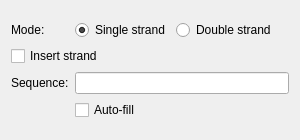
<?xml version="1.0" encoding="UTF-8"?>
<ui version="4.0">
 <class>SEConnectSSDNAEditorGUIClass</class>
 <widget class="QWidget" name="SEConnectSSDNAEditorGUIClass">
  <property name="geometry">
   <rect>
    <x>0</x>
    <y>0</y>
    <width>300</width>
    <height>140</height>
   </rect>
  </property>
  <property name="minimumSize">
   <size>
    <width>300</width>
    <height>140</height>
   </size>
  </property>
  <property name="windowTitle">
   <string/>
  </property>
  <layout class="QVBoxLayout" name="verticalLayout">
   <item>
    <layout class="QGridLayout" name="gridLayout">
     <item row="0" column="0">
      <widget class="QLabel" name="label_2">
       <property name="text">
        <string>Mode:</string>
       </property>
      </widget>
     </item>
     <item row="0" column="1">
      <widget class="QRadioButton" name="radioButtonSingleStrand">
       <property name="text">
        <string>Single strand</string>
       </property>
       <property name="checked">
        <bool>true</bool>
       </property>
      </widget>
     </item>
     <item row="0" column="2">
      <widget class="QRadioButton" name="radioButtonDoubleStrand">
       <property name="text">
        <string>Double strand</string>
       </property>
      </widget>
     </item>
     <item row="0" column="3">
      <spacer name="horizontalSpacer">
       <property name="orientation">
        <enum>Qt::Horizontal</enum>
       </property>
       <property name="sizeHint" stdset="0">
        <size>
         <width>40</width>
         <height>20</height>
        </size>
       </property>
      </spacer>
     </item>
     <item row="2" column="0">
      <widget class="QLabel" name="label">
       <property name="text">
        <string>Sequence:</string>
       </property>
      </widget>
     </item>
     <item row="2" column="1" colspan="3">
      <widget class="QLineEdit" name="lineSequence"/>
     </item>
     <item row="3" column="1" colspan="3">
      <widget class="QCheckBox" name="checkBoxAutoFill">
       <property name="text">
        <string>Auto-fill</string>
       </property>
      </widget>
     </item>
     <item row="1" column="0" colspan="4">
      <widget class="QCheckBox" name="chkConcat">
       <property name="text">
        <string>Insert strand</string>
       </property>
      </widget>
     </item>
    </layout>
   </item>
  </layout>
 </widget>
 <resources/>
 <connections>
  <connection>
   <sender>lineSequence</sender>
   <signal>textChanged(QString)</signal>
   <receiver>SEConnectSSDNAEditorGUIClass</receiver>
   <slot>onSetSequence(QString)</slot>
   <hints>
    <hint type="sourcelabel">
     <x>237</x>
     <y>67</y>
    </hint>
    <hint type="destinationlabel">
     <x>149</x>
     <y>49</y>
    </hint>
   </hints>
  </connection>
  <connection>
   <sender>checkBoxAutoFill</sender>
   <signal>toggled(bool)</signal>
   <receiver>SEConnectSSDNAEditorGUIClass</receiver>
   <slot>onAuto(bool)</slot>
   <hints>
    <hint type="sourcelabel">
     <x>207</x>
     <y>125</y>
    </hint>
    <hint type="destinationlabel">
     <x>171</x>
     <y>73</y>
    </hint>
   </hints>
  </connection>
  <connection>
   <sender>chkConcat</sender>
   <signal>toggled(bool)</signal>
   <receiver>SEConnectSSDNAEditorGUIClass</receiver>
   <slot>onInsert(bool)</slot>
   <hints>
    <hint type="sourcelabel">
     <x>171</x>
     <y>73</y>
    </hint>
    <hint type="destinationlabel">
     <x>171</x>
     <y>73</y>
    </hint>
   </hints>
  </connection>
  <connection>
   <sender>radioButtonDoubleStrand</sender>
   <signal>toggled(bool)</signal>
   <receiver>SEConnectSSDNAEditorGUIClass</receiver>
   <slot>onSelectMode()</slot>
   <hints>
    <hint type="sourcelabel">
     <x>207</x>
     <y>47</y>
    </hint>
    <hint type="destinationlabel">
     <x>171</x>
     <y>73</y>
    </hint>
   </hints>
  </connection>
  <connection>
   <sender>radioButtonSingleStrand</sender>
   <signal>toggled(bool)</signal>
   <receiver>SEConnectSSDNAEditorGUIClass</receiver>
   <slot>onSelectMode()</slot>
   <hints>
    <hint type="sourcelabel">
     <x>207</x>
     <y>21</y>
    </hint>
    <hint type="destinationlabel">
     <x>171</x>
     <y>73</y>
    </hint>
   </hints>
  </connection>
 </connections>
 <slots>
  <slot>onSelectMode()</slot>
  <slot>onSetSequence(QString)</slot>
  <slot>onAuto(bool)</slot>
  <slot>onInsert(bool)</slot>
 </slots>
</ui>
